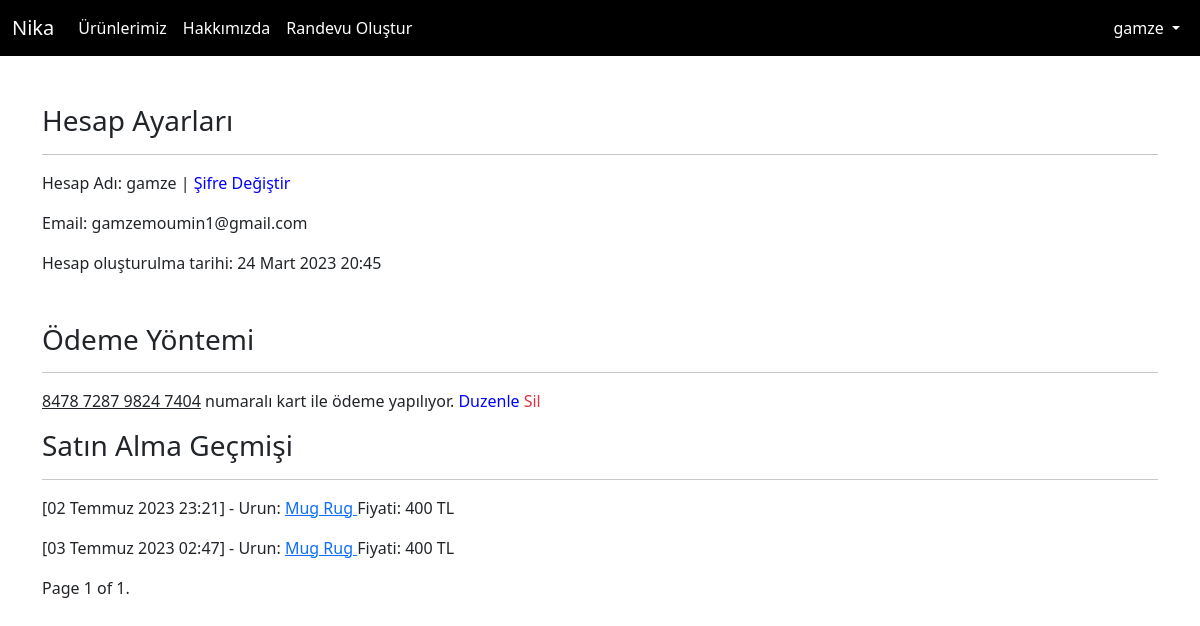
/hesap (signed in), run on the app's committed database.
### urunApp/models.py (models this page shows, shortened)
class UserCreditCard(models.Model):
    user = models.ForeignKey(User, verbose_name=("Kullanici"), on_delete=models.CASCADE)
    cardNo = models.CharField(("Hesap Numarasi"), max_length=19)
    cardOwner = models.CharField(("Hesap Sahibi"), max_length=50)
    expiredMonthAndYear = models.CharField(("Gecerlilik Suresi"), max_length=5)
    cvc = models.CharField(("Guvenlik Kodu"), max_length=3)

class PurchaseLog(models.Model):
    user = models.ForeignKey(User, verbose_name=("Satin Alan Kisi"), on_delete=models.CASCADE)
    product = models.ForeignKey(Urun, verbose_name=("Satin Alinan Urun"), on_delete=models.CASCADE)
    card = models.ForeignKey(UserCreditCard, verbose_name=("Islem Yapilan Kart"), on_delete=models.CASCADE)
    createdAt = models.DateTimeField(("Tarih"), auto_now=True)

class Urun(models.Model):
    ad = models.CharField(("Urunun adi"), max_length=50)
    urundetayi = models.TextField(verbose_name="Urun Hakkinda aciklama", max_length=200)
    fiyat = models.CharField(("Urunun Fiyati"), default="Ucret belirtilmedi", max_length=6)
    urunResmi = models.FileField(("Urunun Resmi"), upload_to="uploads", max_length=100, null=True, blank=True)
    stokAdet = models.PositiveBigIntegerField(("Stoktaki adet sayisi"), default=1)

### userApp/views.py (the view)
# urls.py: path('hesap', user_setting, name='user-setting'),
@login_required(login_url='user-login')
def user_setting(request):
    context = {}
    cardForm = CreditCardForm()
    hesapBilgisi = UserCreditCard.objects.filter(user_id=request.user.id).first()
    if hesapBilgisi is None:
        context['cardDetail'] = False
    else:
        context['cardDetail'] = hesapBilgisi
        context['form'] = CreditCardForm(instance=hesapBilgisi)
    if request.method == "POST":
        duzenlemeIstegi = request.POST.get('_cardDuzenle')
        silmeIstegi = request.POST.get('_cardSil')
        sifreDegistirmeIstegi = request.POST.get('_sifreDuzenle')
        if sifreDegistirmeIstegi:
            sifre_1 = request.POST.get('password_check_1')
            sifre_2 = request.POST.get('password_check_2')
            if sifre_1 and sifre_2 and sifre_1 == sifre_2:
                user = User.objects.filter(id=request.user.id).first()
                user.set_password(sifre_1)
                user.save()
                logout(request)
                return redirect('user-login')
        if silmeIstegi:
            cardForm = CreditCardForm(request.POST)
            if cardForm.is_valid():
                hesapBilgisi.delete()
                messages.success(request, message='Basarili bir sekilde kartiniz silindi.')
                return redirect('user-setting')
            else:
                messages.error(request, message='Uzgunuz kartinizi silerken bir takim sorunlar meydana geldi. Daha sonra tekrardan deneyiniz.')
                return redirect('404')
        if duzenlemeIstegi:
            cardForm =CreditCardForm(request.POST, instance=hesapBilgisi)
            if cardForm.is_valid():
                cardForm.save()
                messages.success(request, message='Basarili bir sekilde kart bilgileriniz guncellendi.')
                return redirect('user-setting')
            else:
                messages.error(request, message='Uzgunuz kartinizi guncellerken bir takim sorunlar meydana geldi. Daha sonra tekrardan deneyiniz.')
                return redirect('404')
        cardForm = CreditCardForm(request.POST)
        if cardForm.is_valid():
            cardForm = cardForm.save(commit=False)
            cardForm.user = request.user
            cardForm.save()
            return redirect('user-setting')
        else:
            print('hatalar:', cardForm.errors.as_data())
            messages.error(request, 'Uzgunuz kartinizi olustururken bir takim sorunlar meydana geldi. Daha sonra tekrardan deneyiniz')
            return redirect('404')
    else:
        purchaseHistory = PurchaseLog.objects.filter(user_id=request.user.id)
        paginator = Paginator(purchaseHistory, 3)
        page_number = request.GET.get("page")
        page_obj = paginator.get_page(page_number)
        context['page_obj'] = page_obj
        return render(request, 'user-setting.html', context)

### userApp/templates/user-setting.html (shortened to what this page needs)
{% extends "base.html" %}
{% load static %}
{% block ekOgeler %}
<link rel="stylesheet" href="{% static 'style/card.css' %}">
{% endblock ekOgeler %}
{% block site-icerigi %}
<div class="container mt-5">
<h3>Hesap Ayarları</h3>
<hr>
<p>Hesap Adı: {{request.user.username}} | <span class="helper" data-bs-toggle="modal" data-bs-target="#exampleModal3">Şifre Değiştir</span> </p>
<p>Email: {{request.user.email}}</p>
<p>Hesap oluşturulma tarihi: {{request.user.date_joined}}</p>
<div class="payment-service mt-5">
    <h3>Ödeme Yöntemi</h3>
    <hr>
    {% if cardDetail is False %}
    <p>Herhangi bir kayıtlı ödeme sisteminiz yok. <span id="addCard" class="helper">Kart Eklemek İçin Tıklayın</span> </p>
    <div class="add-payment gizli">
    <h3>ÖDEME BİLGİLERİ</h3>
    <hr>
    <form action="{% url 'user-setting' %}" method="post" style="width: 50%;">
        {% csrf_token %}
        {% include "card/card_template.html" %}
            <div style="margin-left: 18px;" class="mt-3">
                <button class="btn btn-success">Kaydet</button>
            </div>
    </form>
    </div>
    {% else %}
    <p>
    <ins>{{cardDetail.cardNo}}</ins> numaralı kart ile ödeme yapılıyor.
    <span data-bs-toggle="modal" data-bs-target="#exampleModal" class="helper">Duzenle</span>
    <span data-bs-toggle="modal" data-bs-target="#exampleModal2" class="helper text-danger">Sil</span>
    </p>
    {% endif %}
    </div>
    <div class="purchase-history">
        <h3>Satın Alma Geçmişi</h3>
        <hr>
        {% for data in page_obj %}
        <p>[{{data.createdAt}}] - Urun: <a href="{% url 'urun-detay-sayfasi' data.product.id %}"> {{data.product.ad}} </a> Fiyati: {{data.product.fiyat}} TL </p>
        {% endfor %}
    </div>
    <div class="pagination">
      <span class="step-links">
          <span class="current">
              Page {{ page_obj.number }} of {{ page_obj.paginator.num_pages }}.
          </span>
      </span>
  </div>
</div>
{% endblock site-icerigi %}

### urunApp/templates/partials/_nav.html (shortened to what this page needs)
<nav class="navbar navbar-expand-lg" id="site-navbar">
    <div class="container-fluid">
      <a class="navbar-brand" href="{% url 'anasayfa' %}">Nika</a>
      <div class="collapse navbar-collapse" id="navbarSupportedContent">
        <ul class="navbar-nav me-auto mb-2 mb-lg-0">
          <li class="nav-item">
            <a class="nav-link" href="{% url 'urunlerimiz' %}">Ürünlerimiz</a>
          </li>
          <li class="nav-item">
            <a class="nav-link" href="{% url 'hakkimizda' %}">Hakkımızda</a>
          </li>
          <li class="nav-item">
            <a class="nav-link" href="{% url 'randevu' %}">Randevu Oluştur</a>
          </li>
        </ul>
      </div>
      <div class="collapse navbar-collapse" id="navbarSupportedContent">
        <ul class="navbar-nav ms-auto mb-2 mb-lg-0">
          {% if request.user.is_authenticated %}
          <li class="nav-item dropdown">
            <a class="nav-link dropdown-toggle" href="#" role="button" data-bs-toggle="dropdown" aria-expanded="false">
              {{request.user.username}}
            </a>
          </li>
          {% else %}
          <li class="nav-item"> <a class="nav-link" href="{% url 'user-login' %}">Giris Yap</a> </li>
          {% endif %}
        </ul>
      </div>
    </div>
  </nav>

### urunApp/static/style/card.css (style rules this page uses)
.container { perspective: 1000px; }

### urunApp/static/style/style.css (style rules this page uses)
#site-navbar { background-color: black; color: white; }
#site-navbar * { color: inherit; }

### userApp/templates/user-setting.html (style rules this page uses)
.helper { cursor: pointer; color: blue; }

### data on the page
UserCreditCard: cardNo "8478 7287 9824 7404"
PurchaseLog: createdAt "02 Temmuz 2023 23:21", product.ad "Mug Rug", product.fiyat "400"
PurchaseLog: createdAt "03 Temmuz 2023 02:47", product.ad "Mug Rug", product.fiyat "400"

### other printed values
{{ request.user.username }} "gamze"
{{ request.user.email }} "gamzemoumin1@gmail.com"
{{ request.user.date_joined }} "24 Mart 2023 20:45"
{{ page_obj.number }} "1"
{{ page_obj.paginator.num_pages }} "1"
